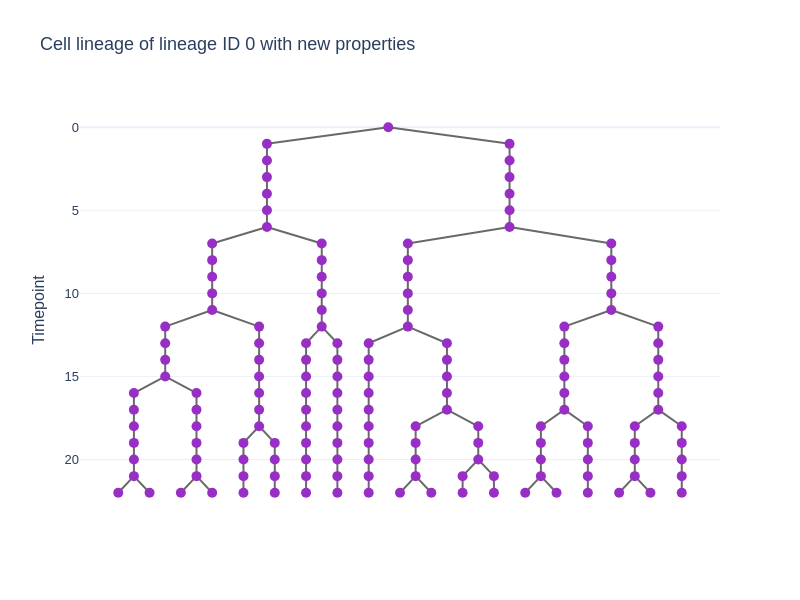

This figure's notebook cell:
### Markdown cell above
Or by plotting a lineage of the model and asking for the property of interest when hovering over the lineage elements:

### Code cell
lin0.plot(
    title="Cell lineage of lineage ID 0 with new properties",
    node_hover_props=["cell_id", "relative_age", "rod_length"],
    node_marker_style={"size": 10},
    width=800,
    height=600,
    show_legend=False,
)

### Figure 1 — Plotly figure (JSON) as saved in the notebook; plotly's stock layout.template omitted (floating-point values rounded to 4 significant figures; data arrays with more than 128 entries replaced by an {"elided": "..."} marker saying what was removed)
{"data": [{"line": {"color": "dimgrey"}, "mode": "lines", "name": "Edges", "text": {"elided": "453 str values"}, "type": "scatter", "x": {"elided": "453 float values"}, "y": {"elided": "453 int values"}}, {"customdata": {"elided": "152 int values"}, "hoverinfo": "text", "hovertemplate": "%{text}", "marker": {"color": "#982FC4", "line": {"width": 0}, "opacity": 1, "size": 10}, "mode": "markers", "name": "lineage_id: 0", "text": {"elided": "152 str values"}, "type": "scatter", "x": {"elided": "152 float values"}, "y": {"elided": "152 int values"}}], "layout": {"height": 600, "hovermode": "closest", "showlegend": false, "title": {"text": "Cell lineage of lineage ID 0 with new properties"}, "width": 800, "xaxis": {"showgrid": false, "showline": false, "showticklabels": false, "ticks": "", "zeroline": false}, "yaxis": {"autorange": "reversed", "rangemode": "normal", "showgrid": true, "showline": false, "ticks": "", "title": {"text": "Timepoint"}, "zeroline": true}}}
